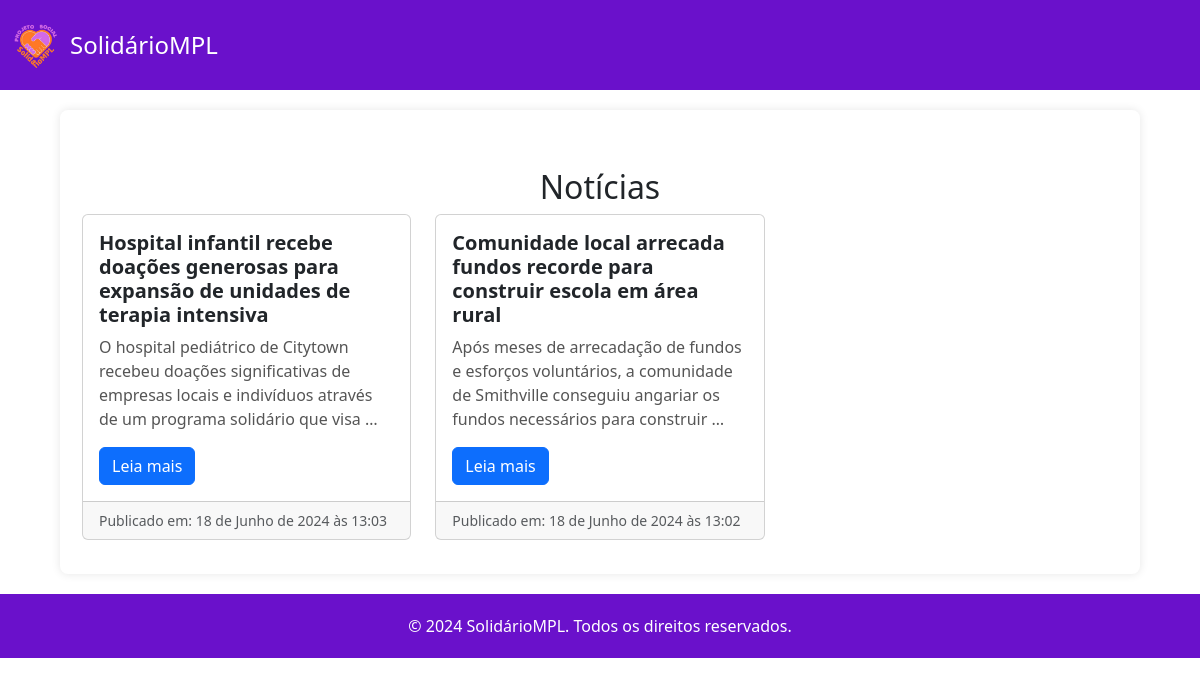
Page /news/ on the committed database.
### donations/models.py (models this page shows, shortened)
class News(models.Model):
    title = models.CharField(max_length=200)
    content = models.TextField()
    created_at = models.DateTimeField(auto_now_add=True)
    updated_at = models.DateTimeField(auto_now=True)
    author = models.ForeignKey(settings.AUTH_USER_MODEL, on_delete=models.CASCADE)

### donations/views.py (the view)
# urls.py: path('news/', views.news_list, name='news_list'),
def news_list(request):
    news_list = News.objects.all().order_by("-created_at")
    context = {
        "news_list": news_list,
        "username": request.user.username,
        "is_admin": request.user.is_superuser,
    }
    return render(request, "donations/news_list.html", context)

### donations/templates/donations/news_list.html (shortened to what this page needs)
<!DOCTYPE html>
<html lang="pt">
<head>
    {% load static %}
    <link rel="stylesheet" type="text/css" href="{% static 'css/news_activity.css' %}">
    <link rel="stylesheet" type="text/css" href="{% static 'css/navbar.css' %}">
    <link href="https://cdn.jsdelivr.net/npm/bootstrap@5.3.0/dist/css/bootstrap.min.css" rel="stylesheet">
</head>
<body>
    {% if user.is_authenticated %}
        {% if is_admin %}
            {% include 'donations/navbar_admin.html' %}
        {% else %}
            {% include 'donations/navbar_user.html' %}
        {% endif %}
    {% else %}
        {% include 'donations/navbar.html' %}
    {% endif %}
    <div class="container_news">
        <div class="container mt-5">
            <h2 class="text-center mt-4">Notícias</h2>
            <div class="row">
                {% for news in news_list %}
                <div class="col-md-6 col-lg-4 mb-4">
                    <div class="card">
                        <div class="card-body">
                            <h5 class="card-title">{{ news.title }}</h5>
                            <p class="card-text">{{ news.content|truncatewords:20 }}</p>
                            <button type="button" class="btn btn-primary" data-bs-toggle="modal" data-bs-target="#newsModal{{ news.id }}">
                                Leia mais
                            </button>
                        </div>
                        <div class="card-footer text-muted">
                            Publicado em: {{ news.created_at }}
                        </div>
                    </div>
                </div>
                {% endfor %}
            </div>
        </div>
    </div>
    <footer>
        <p>&copy; 2024 SolidárioMPL. Todos os direitos reservados.</p>
    </footer>
</body>
</html>

### static/css/news_activity.css (style rules this page uses)
body { font-family: 'Roboto', sans-serif; margin: 0; padding: 0; background-color: #f9f9f9; height: 100vh; overflow-x: hidden; }
.container_news { width: 90%; margin: 20px auto; padding: 10px; background-color: #fff; border-radius: 8px; box-shadow: 0 0 10px rgba(0, 0, 0, 0.1); }
.card-title { font-size: 1.25rem; font-weight: bold; }
.card-text { font-size: 1rem; color: #555; }
.card-footer { font-size: 0.875rem; color: #888; }
.btn-primary { color: #007bff; }
footer { background-color: #6a11cb; color: #fff; padding: 20px 0; text-align: center; margin-top: 20px; }
footer p { margin: 0; }

### rows in the picture
News: title "Hospital infantil recebe doações generosas para expansão de unidades de terapia intensiva", content "O hospital pediátrico de Citytown recebeu doações significativas de empresas locais e indivíduos através de um programa solidário que visa …", created_at "18 de Junho de 2024 às 13:03"
News: title "Comunidade local arrecada fundos recorde para construir escola em área rural", content "Após meses de arrecadação de fundos e esforços voluntários, a comunidade de Smithville conseguiu angariar os fundos necessários para construir …", created_at "18 de Junho de 2024 às 13:02"
